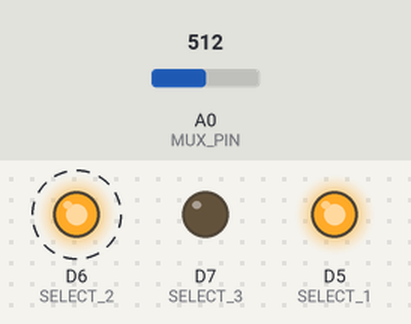
This sketch was run on a simulated ESP8266 (NodeMCU). On the bench: output pins drawn as LEDs (lit = HIGH). Dashed ring = blinking. The test bench sets the inputs (shaded band); at power-on: A0 (MUX_PIN) = 512. What the sketch prints to the serial monitor is not drawn.

Above: at 0.2 s.
Timing chart, 0 to 3.0 s (numbered marks = the images above):
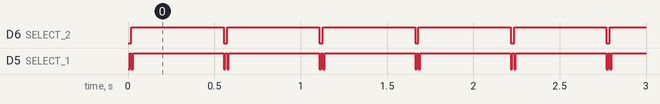

The sketch:

test.ino
```cpp
#include <ESP8266WiFi.h>
#include <ArduinoJson.h>
#include <Adafruit_ADS1X15.h>

Adafruit_ADS1115 ads;

// const char* ssid = "SSID";
// const char* password = "password";

#define SELECT_1 D5
#define SELECT_2 D6
#define SELECT_3 D7
#define MUX_PIN A0

float inv, ina, outv, outa;

float R1 = 100000;
float R2 = 100000;

void setup() {
  // initialize serial communications at 9600 bps:
  Serial.begin(9600);
  pinMode(12, OUTPUT);
  pinMode(13, OUTPUT);
  pinMode(14, OUTPUT);
}

float calculateCurrent(float calib = 0) {

  int adc = analogRead(MUX_PIN);
  float voltage = adc*5/1023.0;
  float current = (voltage-2.5)/0.185;

  if((current + calib) < .006) return 0;

  return current + calib;
}

float calculateVoltage(float calib = 0) {

  int adc_value = analogRead(MUX_PIN);

   // Determine voltage at ADC input
   float adc_voltage  = (adc_value * 5.0) / 1024.0;

   // Calculate voltage at divider input
   float voltage = adc_voltage / (R2/(R1+R2));

   // Print results to Serial Monitor to 2 decimal places
   if((voltage + calib) < 0) return 0;

  return voltage + calib;
}

void loop() {
  // read the analog in value:
  digitalWrite(SELECT_1, 0);
  digitalWrite(SELECT_2, 0);
  digitalWrite(SELECT_3, 0);

  delay(5);
  inv = calculateVoltage(4.7);
  delay(5);


  digitalWrite(SELECT_1, 1);
  digitalWrite(SELECT_2, 0);
  digitalWrite(SELECT_3, 0);

  delay(5);
  ina = calculateCurrent(-0.53);
  ina *= 4000;
  delay(5);


  digitalWrite(SELECT_1, 0);
  digitalWrite(SELECT_2, 1);
  digitalWrite(SELECT_3, 0);

  delay(5);
  outv = calculateVoltage(4.7);
  delay(5);


  digitalWrite(SELECT_1, 1);
  digitalWrite(SELECT_2, 1);
  digitalWrite(SELECT_3, 0);

  delay(5);
  outa = calculateCurrent();
  delay(5);

  // Construct the event message
  DynamicJsonDocument jsonBuffer(256);
  jsonBuffer["event"] = "eventName";
  jsonBuffer["inv"] = String(inv);
  jsonBuffer["ina"] = String(ina);
  jsonBuffer["outv"] = String(outv);
  jsonBuffer["outa"] = String(outa);

  String output;
  serializeJson(jsonBuffer, output);
  Serial.println(output);
  delay(500);
}
```

Measured:
- by itself, D6 (SELECT_2): alternates HIGH for 0.53 s and LOW for 0.02 s
- by itself, D5 (SELECT_1): repeats every 0.55 s: LOW 0.01 s, HIGH 0.52 s, LOW 0.01 s, HIGH 0.01 s
